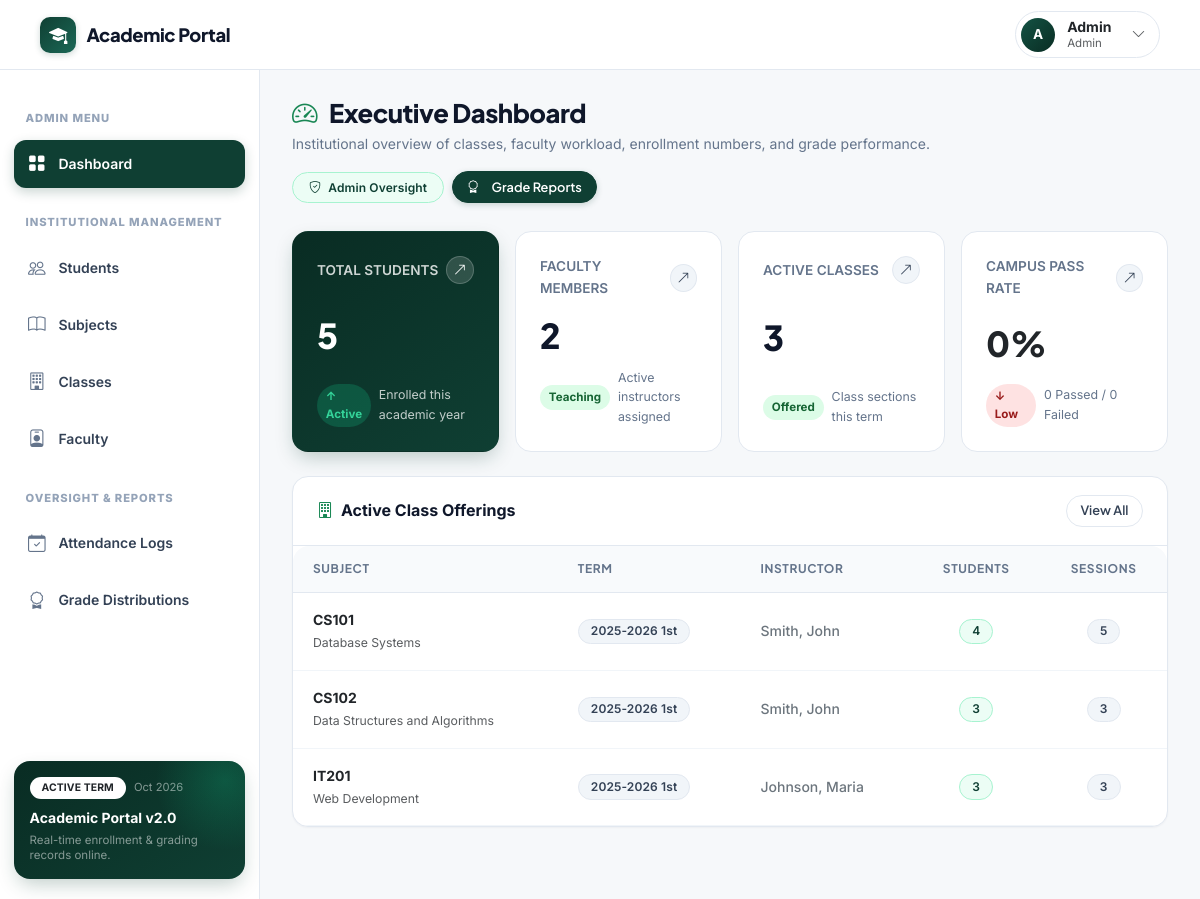
The app's page /dean/dashboard.php (signed in) with its own data.
### tables this page shows
CREATE TABLE IF NOT EXISTS classes (
    class_id            INT             AUTO_INCREMENT PRIMARY KEY,
    subject_id          INT             NOT NULL,
    instructor_id       INT             NOT NULL,
    school_year         VARCHAR(9)      NOT NULL COMMENT 'e.g. 2025-2026',
    school_semester     ENUM('1st','2nd','Summer') NOT NULL,
    passing_threshold   DECIMAL(5,2)    NOT NULL DEFAULT 75.00 COMMENT 'Configurable passing mark',

    CONSTRAINT fk_classes_subject
        FOREIGN KEY (subject_id) REFERENCES subjects(subject_id)
        ON DELETE RESTRICT ON UPDATE CASCADE,
    CONSTRAINT fk_classes_instructor
        FOREIGN KEY (instructor_id) REFERENCES instructors(instructor_id)
        ON DELETE RESTRICT ON UPDATE CASCADE,

    INDEX idx_classes_term (school_year, school_semester),
    INDEX idx_classes_subject (subject_id),
    INDEX idx_classes_instructor (instructor_id)
);

CREATE TABLE IF NOT EXISTS subjects (
    subject_id      INT             AUTO_INCREMENT PRIMARY KEY,
    subject_code    VARCHAR(20)     NOT NULL UNIQUE,
    subject_name    VARCHAR(100)    NOT NULL
);

### includes/auth.php (called while the page is built, shortened)
<?php
function is_logged_in(): bool {
    return isset($_SESSION['user_id']) && !empty($_SESSION['user_id']);
}
function current_user(): ?array {
    return [
        'user_id'  => $_SESSION['user_id'],
        'username' => $_SESSION['username'],
        'role'     => $_SESSION['role'],
        'name'     => $_SESSION['display_name'] ?? $_SESSION['username'],
    ];
}

### includes/permissions.php (called while the page is built, shortened)
<?php
require_once __DIR__ . '/auth.php';
function e($value): string {
    return htmlspecialchars((string)$value, ENT_QUOTES, 'UTF-8');
}

### dean/dashboard.php (the view, shortened to what this page needs)
<?php
require_once __DIR__ . '/../includes/header.php';
$pdo = db_connect();
$stmt = $pdo->query('SELECT COUNT(*) FROM students');
$total_students = (int)$stmt->fetchColumn();
$stmt = $pdo->query('SELECT COUNT(*) FROM instructors');
$total_instructors = (int)$stmt->fetchColumn();
$stmt = $pdo->query('SELECT COUNT(*) FROM classes');
$total_classes = (int)$stmt->fetchColumn();
$stmt = $pdo->query(
    "SELECT
        COUNT(*) AS total_finalized,
        SUM(CASE WHEN status = 'Pass' THEN 1 ELSE 0 END) AS passed_count,
        SUM(CASE WHEN status = 'Fail' THEN 1 ELSE 0 END) AS failed_count,
        SUM(CASE WHEN status = 'Pending' THEN 1 ELSE 0 END) AS pending_count
     FROM final_grades"
);
$grade_stats = $stmt->fetch();
$total_finalized = (int)($grade_stats['total_finalized'] ?? 0);
$passed_count = (int)($grade_stats['passed_count'] ?? 0);
$failed_count = (int)($grade_stats['failed_count'] ?? 0);
$passing_rate = $total_finalized > 0 ? round(($passed_count / $total_finalized) * 100, 1) : 0;
$stmt = $pdo->query(
    'SELECT c.class_id, s.subject_code, s.subject_name, c.school_year, c.school_semester,
            CONCAT(i.last_name, ", ", i.first_name) AS instructor_name,
            COUNT(DISTINCT sc.student_id) AS student_count,
            COUNT(DISTINCT cs.session_id) AS session_count
     FROM classes c
     JOIN subjects s ON c.subject_id = s.subject_id
     JOIN instructors i ON c.instructor_id = i.instructor_id
     LEFT JOIN student_classes sc ON c.class_id = sc.class_id
     LEFT JOIN class_sessions cs ON c.class_id = cs.class_id
     GROUP BY c.class_id
     ORDER BY c.school_year DESC, s.subject_code ASC
     LIMIT 5'
);
$recent_classes = $stmt->fetchAll();
?>
<div class="page-header-row">
    <div>
        <h1 class="page-title">
            <i class="bi bi-speedometer2 text-success me-1"></i>Executive Dashboard
        </h1>
        <p class="page-subtitle">Institutional overview of classes, faculty workload, enrollment numbers, and grade performance.</p>
    </div>
    <div class="d-flex align-items-center gap-2">
        <span class="badge bg-primary px-3 py-2">
            <i class="bi bi-shield-check me-1"></i> Admin Oversight
        </span>
        <a href="<?php echo APP_BASE; ?>/dean/grades.php" class="btn btn-sm btn-forest">
            <i class="bi bi-award me-1"></i> Grade Reports
        </a>
    </div>
</div>
<div class="row g-3 mb-4">
    <div class="col-sm-6 col-xl-3">
        <a href="students.php" class="text-decoration-none d-block h-100">
            <div class="stat-card stat-card-hero">
                <div class="stat-card-header">
                    <span class="stat-card-title">TOTAL STUDENTS</span>
                    <span class="stat-card-arrow"><i class="bi bi-arrow-up-right"></i></span>
                </div>
                <div class="stat-card-value"><?php echo number_format($total_students); ?></div>
                <div class="stat-card-footer">
                    <span class="trend-pill up">↑ Active</span>
                    <span>Enrolled this academic year</span>
                </div>
            </div>
        </a>
    </div>
    <div class="col-sm-6 col-xl-3">
        <a href="instructors.php" class="text-decoration-none d-block h-100">
            <div class="stat-card">
                <div class="stat-card-header">
                    <span class="stat-card-title">FACULTY MEMBERS</span>
                    <span class="stat-card-arrow"><i class="bi bi-arrow-up-right"></i></span>
                </div>
                <div class="stat-card-value"><?php echo number_format($total_instructors); ?></div>
                <div class="stat-card-footer">
                    <span class="trend-pill up">Teaching</span>
                    <span>Active instructors assigned</span>
                </div>
            </div>
        </a>
    </div>
    <div class="col-sm-6 col-xl-3">
        <a href="classes.php" class="text-decoration-none d-block h-100">
            <div class="stat-card">
                <div class="stat-card-header">
                    <span class="stat-card-title">ACTIVE CLASSES</span>
                    <span class="stat-card-arrow"><i class="bi bi-arrow-up-right"></i></span>
                </div>
                <div class="stat-card-value"><?php echo number_format($total_classes); ?></div>
                <div class="stat-card-footer">
                    <span class="trend-pill up">Offered</span>
                    <span>Class sections this term</span>
                </div>
            </div>
        </a>
    </div>
    <div class="col-sm-6 col-xl-3">
        <a href="grades.php" class="text-decoration-none d-block h-100">
            <div class="stat-card">
                <div class="stat-card-header">
                    <span class="stat-card-title">CAMPUS PASS RATE</span>
                    <span class="stat-card-arrow"><i class="bi bi-arrow-up-right"></i></span>
                </div>
                <div class="stat-card-value text-dark"><?php echo $passing_rate; ?>%</div>
                <div class="stat-card-footer">
                    <span class="<?php echo $passing_rate >= 75 ? 'trend-pill up' : 'trend-pill down'; ?>">
                        <?php echo $passing_rate >= 75 ? '↑ High' : '↓ Low'; ?>
                    </span>
                    <span><?php echo $passed_count; ?> Passed / <?php echo $failed_count; ?> Failed</span>
                </div>
            </div>
        </a>
    </div>
</div>
<div class="row g-4 mb-4">
    <div class="col-12">
        <div class="card">
            <div class="card-header d-flex justify-content-between align-items-center">
                <span><i class="bi bi-building me-2 text-success"></i>Active Class Offerings</span>
                <a href="classes.php" class="btn btn-sm btn-subtle">View All</a>
            </div>
            <div class="table-responsive">
                <table class="table table-hover align-middle mb-0">
                    <thead>
                        <tr>
                            <th>Subject</th>
                            <th>Term</th>
                            <th>Instructor</th>
                            <th class="text-center">Students</th>
                            <th class="text-center">Sessions</th>
                        </tr>
                    </thead>
                    <tbody>
                        <?php if (empty($recent_classes)): ?>
                            <tr><td colspan="5" class="text-center py-4 text-muted">No classes on record.</td></tr>
                        <?php else: ?>
                            <?php foreach ($recent_classes as $rc): ?>
                                <tr>
                                    <td>
                                        <div class="fw-bold text-dark"><?php echo e($rc['subject_code']); ?></div>
                                        <small class="text-muted"><?php echo e($rc['subject_name']); ?></small>
                                    </td>
                                    <td>
                                        <span class="badge bg-secondary">
                                            <?php echo e($rc['school_year']); ?> <?php echo e($rc['school_semester']); ?>
                                        </span>
                                    </td>
                                    <td>
                                        <span class="text-secondary fw-medium"><?php echo e($rc['instructor_name']); ?></span>
                                    </td>
                                    <td class="text-center">
                                        <span class="badge bg-primary rounded-pill"><?php echo $rc['student_count']; ?></span>
                                    </td>
                                    <td class="text-center">
                                        <span class="badge bg-secondary rounded-pill"><?php echo $rc['session_count']; ?></span>
                                    </td>
                                </tr>
                            <?php endforeach; ?>
                        <?php endif; ?>
                    </tbody>
                </table>
            </div>
    </div>
</div>
<?php require_once __DIR__ . '/../includes/footer.php'; ?>

### includes/header.php (shortened to what this page needs)
<?php
require_once __DIR__ . '/permissions.php';
$user = current_user();
$role = $user['role'] ?? 'guest';
$display_name = $user['name'] ?? 'Guest';
?>
<!DOCTYPE html>
<html lang="en">
<head>
    <link href="https://cdn.jsdelivr.net/npm/bootstrap@5.3.2/dist/css/bootstrap.min.css" rel="stylesheet">
    <link href="https://cdn.jsdelivr.net/npm/bootstrap-icons@1.11.3/font/bootstrap-icons.min.css" rel="stylesheet">
    <link href="<?php echo APP_BASE; ?>/assets/css/style.css" rel="stylesheet">
</head>
<body>
<nav class="navbar navbar-expand-lg bg-navbar fixed-top">
    <div class="container-fluid px-2 px-md-3">
        <a class="navbar-brand me-4" href="<?php echo APP_BASE; ?>/">
            <span class="brand-icon-emblem">
                <i class="bi bi-mortarboard-fill"></i>
            </span>
            <span class="d-none d-sm-inline">Academic Portal</span>
        </a>
        <div class="d-flex align-items-center ms-auto gap-2">
            <?php
            $role_badge = match($role) {
                'dean'       => 'Admin',
                'instructor' => 'Faculty',
                default      => ucfirst($role)
            };
            ?>
            <div class="dropdown">
                <div class="user-profile-pill" role="button" data-bs-toggle="dropdown" aria-expanded="false">
                    <div class="user-avatar-circle">
                        <?php echo strtoupper(substr($display_name, 0, 1)); ?>
                    </div>
                    <div class="d-none d-md-block text-start lh-1 me-1">
                        <div class="fw-bold text-dark small mb-1"><?php echo e($display_name); ?></div>
                        <div class="text-muted" style="font-size: 0.72rem;"><?php echo e($role_badge); ?></div>
                    </div>
                    <i class="bi bi-chevron-down text-muted small ms-1"></i>
                </div>
            </div>
        </div>
    </div>
</nav>
<div class="d-flex" id="wrapper">
    <?php include __DIR__ . '/sidebar.php'; ?>
    <main class="flex-grow-1 main-content" id="mainContent">
        <div class="container-fluid p-0">

### includes/sidebar.php (shortened to what this page needs)
<?php
$current_page = basename($_SERVER['PHP_SELF']);
$current_dir  = basename(dirname($_SERVER['PHP_SELF']));
$user = current_user();
$role = $user['role'] ?? '';
function is_active(string $page, string $dir = ''): string {
    global $current_page, $current_dir;
    return ($current_page === $page) ? 'active' : '';
}
?>
<nav class="sidebar" id="sidebar">
    <div class="nav flex-column gap-1">
        <?php if ($role === 'dean'): ?>
            <div class="sidebar-section-title">Admin Menu</div>
            <a class="nav-link <?php echo is_active('dashboard.php', 'dean'); ?>" href="<?php echo APP_BASE; ?>/dean/dashboard.php">
                <i class="bi bi-grid-fill"></i><span>Dashboard</span>
            </a>
            <div class="sidebar-section-title">Institutional Management</div>
            <a class="nav-link <?php echo is_active('students.php', 'dean'); ?>" href="<?php echo APP_BASE; ?>/dean/students.php">
                <i class="bi bi-people"></i><span>Students</span>
            </a>
            <a class="nav-link <?php echo is_active('subjects.php', 'dean'); ?>" href="<?php echo APP_BASE; ?>/dean/subjects.php">
                <i class="bi bi-book"></i><span>Subjects</span>
            </a>
            <a class="nav-link <?php echo is_active('classes.php', 'dean'); ?>" href="<?php echo APP_BASE; ?>/dean/classes.php">
                <i class="bi bi-building"></i><span>Classes</span>
            </a>
            <a class="nav-link <?php echo is_active('instructors.php', 'dean'); ?>" href="<?php echo APP_BASE; ?>/dean/instructors.php">
                <i class="bi bi-person-badge"></i><span>Faculty</span>
            </a>
            <div class="sidebar-section-title">Oversight & Reports</div>
            <a class="nav-link <?php echo is_active('attendance.php', 'dean'); ?>" href="<?php echo APP_BASE; ?>/dean/attendance.php">
                <i class="bi bi-calendar-check"></i><span>Attendance Logs</span>
            </a>
            <a class="nav-link <?php echo is_active('grades.php', 'dean'); ?>" href="<?php echo APP_BASE; ?>/dean/grades.php">
                <i class="bi bi-award"></i><span>Grade Distributions</span>
            </a>
        <?php endif; ?>
    </div>
    <div class="sidebar-promo-card mt-auto">
        <div class="d-flex align-items-center gap-2 mb-2">
            <span class="badge bg-white text-dark rounded-pill fw-bold" style="font-size: 0.65rem;">ACTIVE TERM</span>
            <small class="text-white-50" style="font-size: 0.7rem;"><?php echo date('M Y'); ?></small>
        </div>
        <div class="fw-bold small text-white mb-1">Academic Portal v2.0</div>
        <div class="text-white-50" style="font-size: 0.72rem; line-height: 1.3;">
            Real-time enrollment & grading records online.
        </div>
    </div>
</nav>

### includes/footer.php (shortened to what this page needs)
        </div>
    </main>
</div>
</body>
</html>

### records on screen
classes: subject.subject_code "CS101", subject.subject_name "Database Systems", school_year "2025-2026", school_semester "1st", instructor_name "Smith, John", student_count "4", session_count "5"
classes: subject.subject_code "CS102", subject.subject_name "Data Structures and Algorithms", school_year "2025-2026", school_semester "1st", instructor_name "Smith, John", student_count "3", session_count "3"
classes: subject.subject_code "IT201", subject.subject_name "Web Development", school_year "2025-2026", school_semester "1st", instructor_name "Johnson, Maria", student_count "3", session_count "3"

### other values on screen
substr($display_name, 0, 1) "A"
$display_name "Admin"
$role_badge "Admin"
$total_students "5"
$total_instructors "2"
$total_classes "3"
$passing_rate "0"
$passed_count "0"
$failed_count "0"
